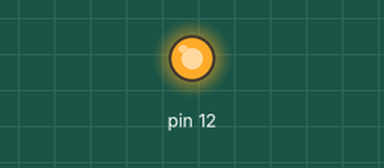
This sketch was run on a simulated Arduino Uno, built with avr-gcc and run on an emulated ATmega328P. On the bench: output pins drawn as LEDs (lit = HIGH).

Above: at 0.1 s.
At 10.1 s:
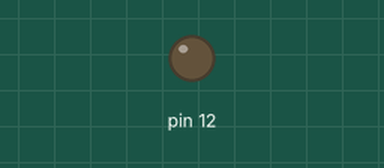
Timing chart, 0 to 11.6 s (numbered marks = the images above):
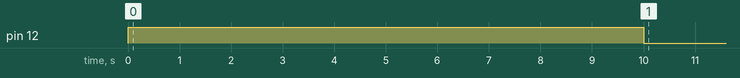

The sketch:

lights.ino
```cpp
void setup() {
pinMode(12, OUTPUT);
digitalWrite(12, 1);
delay(10000);
digitalWrite(12, 0);
}

void loop() {
  // put your main code here, to run repeatedly:

}
```
